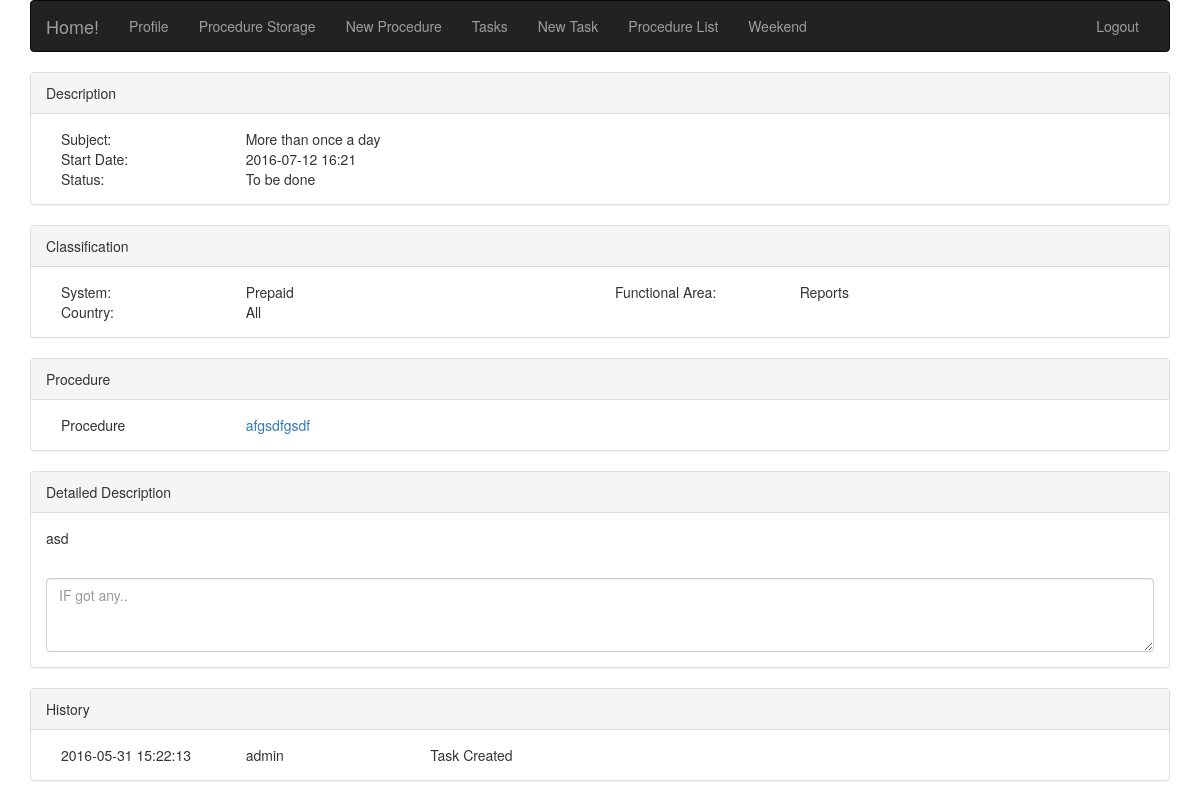
The app's page /task.php?taskid=445 (signed in), older data.
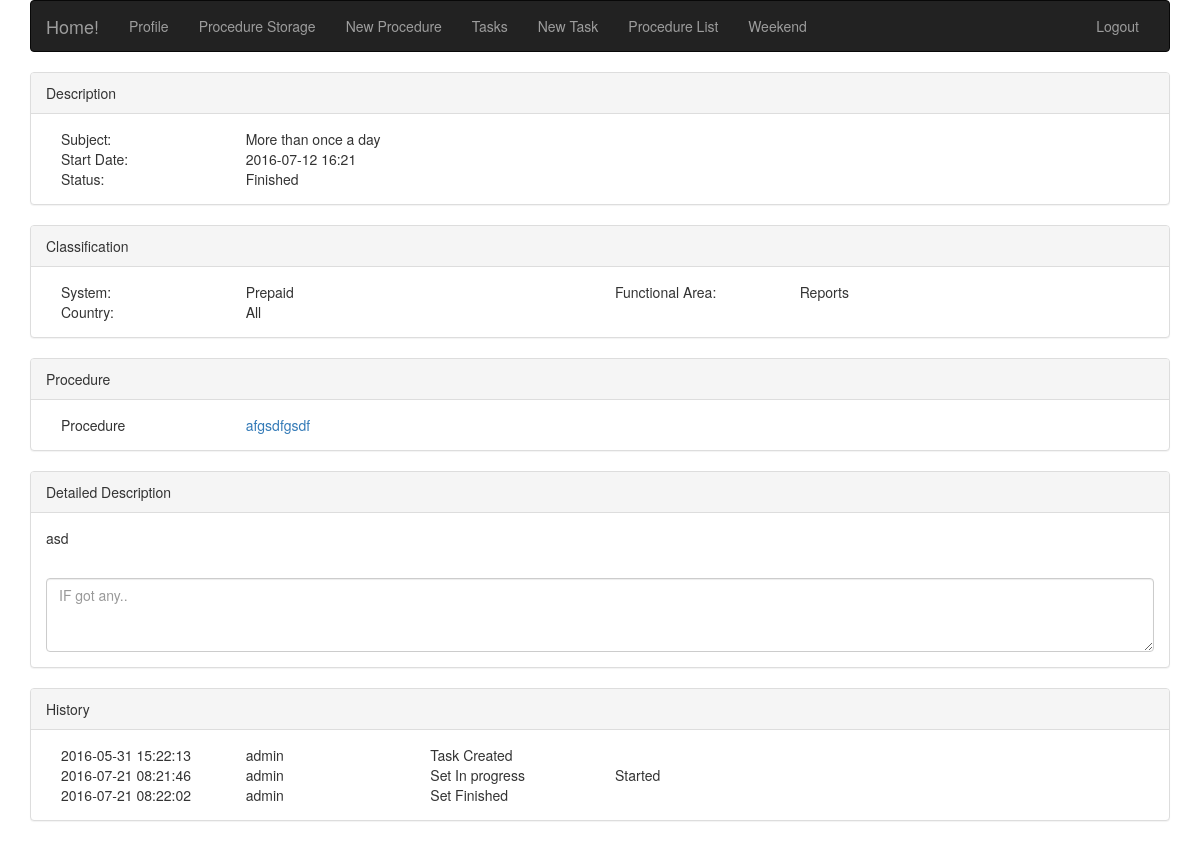
The same page, newer data.
### tables this page shows
CREATE TABLE IF NOT EXISTS `classcountry` (
  `ClassCountryID` int(11) NOT NULL,
  `ClassCountryName` varchar(50) NOT NULL,
  `ClassCountryPic` blob NOT NULL
);

CREATE TABLE IF NOT EXISTS `tasklist` (
  `tasklistid` int(11) NOT NULL,
  `taskid` int(11) NOT NULL,
  `taskname` varchar(250) NOT NULL,
  `tlistfulldate` date NOT NULL,
  `tlisttime` time NOT NULL,
  `tlistsystem` int(11) NOT NULL,
  `tlistcountry` int(11) NOT NULL,
  `tlistfuncarea` int(11) NOT NULL,
  `tliststate` int(11) NOT NULL,
  `tlistprocedure` int(11) NOT NULL,
  `tlistdescription` text NOT NULL,
  `tlistcreatedate` datetime NOT NULL,
  `tlistcreatename` varchar(20) NOT NULL,
  `tlistcreatestate` int(11) NOT NULL
);

CREATE TABLE IF NOT EXISTS `taskstate` (
  `taskstateid` int(11) NOT NULL,
  `taskstate` varchar(50) NOT NULL
);

CREATE TABLE IF NOT EXISTS `classsystem` (
  `ClassSysID` int(11) NOT NULL,
  `ClassSysName` varchar(50) NOT NULL
);

CREATE TABLE IF NOT EXISTS `classfuncarea` (
  `ClassFuncID` int(11) NOT NULL,
  `ClassFuncName` varchar(50) NOT NULL
);

CREATE TABLE IF NOT EXISTS `procedures` (
  `ProcID` int(11) NOT NULL,
  `ProcTitle` varchar(250) NOT NULL,
  `ProcSystem` int(11) NOT NULL,
  `ProcCountry` int(11) NOT NULL,
  `ProcFuncArea` int(11) NOT NULL,
  `ProcDescript` text NOT NULL,
  `ProcDependecies` text NOT NULL,
  `ProcAccess` text NOT NULL,
  `ProcDescription` text NOT NULL,
  `ProcTroubleshooting` text NOT NULL,
  `ProcImpact` text NOT NULL,
  `procstate` int(11) NOT NULL DEFAULT '1',
  `procversion` int(11) NOT NULL DEFAULT '1',
  `proccreatedate` datetime NOT NULL,
  `proccreatename` varchar(300) NOT NULL,
  `procmoddate` datetime NOT NULL DEFAULT CURRENT_TIMESTAMP,
  `procmodname` varchar(300) NOT NULL
);

CREATE TABLE IF NOT EXISTS `tasklisthistory` (
  `tasklisthistoryid` int(11) NOT NULL,
  `taskid` int(11) NOT NULL,
  `tasklistid` int(11) NOT NULL,
  `modifydate` datetime NOT NULL DEFAULT CURRENT_TIMESTAMP,
  `modifyname` varchar(50) NOT NULL,
  `modifystate` int(11) NOT NULL,
  `modifycomment` text NOT NULL
);

### adds/queries.php (called while the page is built, shortened)
<?php
	$link = mysqli_connect(DB_HOST, DB_USER, DB_PASS, DB_NAME)or die("Cannot Connect");
    function selectTask($taskid){
        global $link;
        $sql="SELECT
                TL.taskname,
                CONCAT(TL.tlistfulldate,'  ', TIME_FORMAT(TL.tlisttime, '%H:%i')),
                TS.taskstate,
                CS.ClassSysName,
                CF.classfuncname,
                CC.ClassCountryName,
                P.proctitle,
                TL.tlistprocedure,
                TL.tlistdescription,
                -- IF(LENGTH(TLH.modifydate)>0, TLH.modifydate, TL.tlistcreatedate),
                TL.tlistcreatedate,
                -- IF(LENGTH(TLH.modifyname)>0, TLH.modifyname, TL.tlistcreatename),
                TL.tlistcreatename,
                'Task Created'
                -- TLH.modifycomment
                FROM classcountry CC, classfuncarea CF, classsystem CS, taskstate TS, procedures P, tasklist TL LEFT JOIN tasklisthistory TLH ON TL.tasklistid = TLH.tasklistid
                WHERE
                    TL.tlistsystem = CS.classsysid
                    AND
                    TL.tlistcountry = CC.classcountryid
                    AND
                    TL.tlistfuncarea = CF.classfuncid
                    AND
                    TL.tliststate = TS.taskstateid
                    AND
                    TL.tlistprocedure = P.procid
                    AND
                    TL.tasklistid = '$taskid'";
            if (mysqli_query($link, $sql)) {
                    return(mysqli_fetch_all($link->query($sql)));
                } else {
                    echo "Error: " . $sql . "<br>" . mysqli_error($link);
                }
    }
    function selectTaskHistory($taskid){
        global $link;
        $sql="SELECT
                TLH.modifydate,
                TLH.modifyname,
                CONCAT('Set ', TS.taskstate),
                IF(LENGTH(TLH.modifycomment)>0, TLH.modifycomment, '&nbsp;')
            FROM
                tasklisthistory TLH, taskstate TS
            WHERE
                TLH.modifystate = TS.taskstateid
                AND
                TLH.tasklistid = '$taskid';";
        if (mysqli_query($link, $sql)) {
                    return(mysqli_fetch_all($link->query($sql)));
                } else {
                    echo "Error: " . $sql . "<br>" . mysqli_error($link);
                }
    }
?>

### task.php (the view, shortened to what the changed rows need)
<html lang="en">
<head>
	<link rel="stylesheet" type="text/css" href="/root/PS/css/bootstrap.css">
	<link rel="stylesheet" type="text/css" href="/root/PS/css/my_style.css">
	<?php $taskid = $_GET['taskid']; ?>
</head>
<body>
	<?php
        include_once('./adds/queries.php');
    ?>
    <div class="container">
    	<?php include_once('navigation.php');
    		$selectTask = selectTask($taskid);
    		foreach ($selectTask as $key => $selectTaskItem) {
    			$taskname = $selectTaskItem[0];
    			$taskstartdate = $selectTaskItem[1];
    			$taskstate = $selectTaskItem[2];
    			$tasksystem = $selectTaskItem[3];
    			$taskfuncarea = $selectTaskItem[4];
    			$taskcountry = $selectTaskItem[5];
    			$taskproctitle = $selectTaskItem[6];
    			$taskprocid = $selectTaskItem[7];
    			$taskdescription = $selectTaskItem[8];
    			$taskcreatedate = $selectTaskItem[9];
    			$taskcreatename = $selectTaskItem[10];
                $taskmodstatus = $selectTaskItem[11];
    		}
    	?>
    	<div class="panel panel-default">
    		<div class="panel-body">
    			<div class="col-sm-2">Subject: </div>
    			<div class="col-sm-10"><?php echo $taskname ?></div>
    			<div class="col-sm-2">Start Date: </div>
    			<siv class="col-sm-10"><?php echo $taskstartdate ?></siv>
    			<div class="col-sm-2">Status:  </div>
    			<siv class="col-sm-10"><?php echo $taskstate ?></siv>
    		</div>
    	</div>
    	<div class="panel panel-default">
    		<div class="panel-body">
    			<div class="col-sm-2">System: </div>
    			<div class="col-sm-4"><?php echo $tasksystem ?></div>
    			<div class="col-sm-2">Functional Area: </div>
    			<div class="col-sm-4"><?php echo $taskfuncarea ?></div>
    			<div class="col-sm-2">Country: </div>
    			<div class="col-sm-10"><?php echo $taskcountry ?></div>
    		</div>
    	</div>
    	<div class="panel panel-default">
    		<div class="panel-body">
    			<div class="col-sm-10"><?php echo '<a href="procedure.php?procID='.$taskprocid.'&procName='.$taskproctitle.'" target="_blank">'.$taskproctitle.'</a>' ?></div>
    		</div>
    	</div>
    	<div class="panel panel-default">
    		<div class="panel-heading">Detailed Description</div>
    		<div class="panel-body"><?php echo $taskdescription ?></div>
    		<div class="panel-body">
    			<textarea class="form-control" rows="3" placeholder="IF got any.."></textarea>
    		</div>
    	</div>
    	<div class="panel panel-default">
    		<div class="panel-body">
    			<div class="col-sm-2"><?php echo $taskcreatedate ?></div>
    			<div class="col-sm-2"><?php echo $taskcreatename ?></div>
    			<div class="col-sm-8"><?php echo $taskmodstatus ?></div>
                <?php
                $taskhistory = selectTaskHistory($taskid);
                foreach ($taskhistory as $key => $taskhistoryitem) {
                    echo "
                        <div class='col-sm-2'>".$taskhistoryitem[0]."</div>
                        <div class='col-sm-2'>".$taskhistoryitem[1]."</div>
                        <div class='col-sm-2'>".$taskhistoryitem[2]."</div>
                        <div class='col-sm-6'>".$taskhistoryitem[3]."</div>
                    ";
                }
                ?>
    		</div>
    	</div>
    </div>
</body>
</html>

Row changes from the older to the newer data that the page shows:
now on this page (row edited): tasklist: taskname "More than once a day", tlistdescription "asd", tlistcreatedate "2016-05-31 15:22:13", tlistcreatename "admin"
now on this page (row unchanged): taskstate: taskstate "Finished"
now on this page (row unchanged): classsystem: ClassSysName "Prepaid"
now on this page (row unchanged): classfuncarea: ClassFuncName "Reports"
now on this page (row unchanged): procedures: ProcTitle "afgsdfgsdf"
added tasklisthistory: modifydate "2016-07-21 08:21:46", modifyname "admin", taskhistoryitem "Set In progress", taskhistoryitem "Started"
added tasklisthistory: modifydate "2016-07-21 08:22:02", modifyname "admin", taskhistoryitem "Set Finished"
Text that changed along with them:
$taskstate: "To be done" → "Finished"
